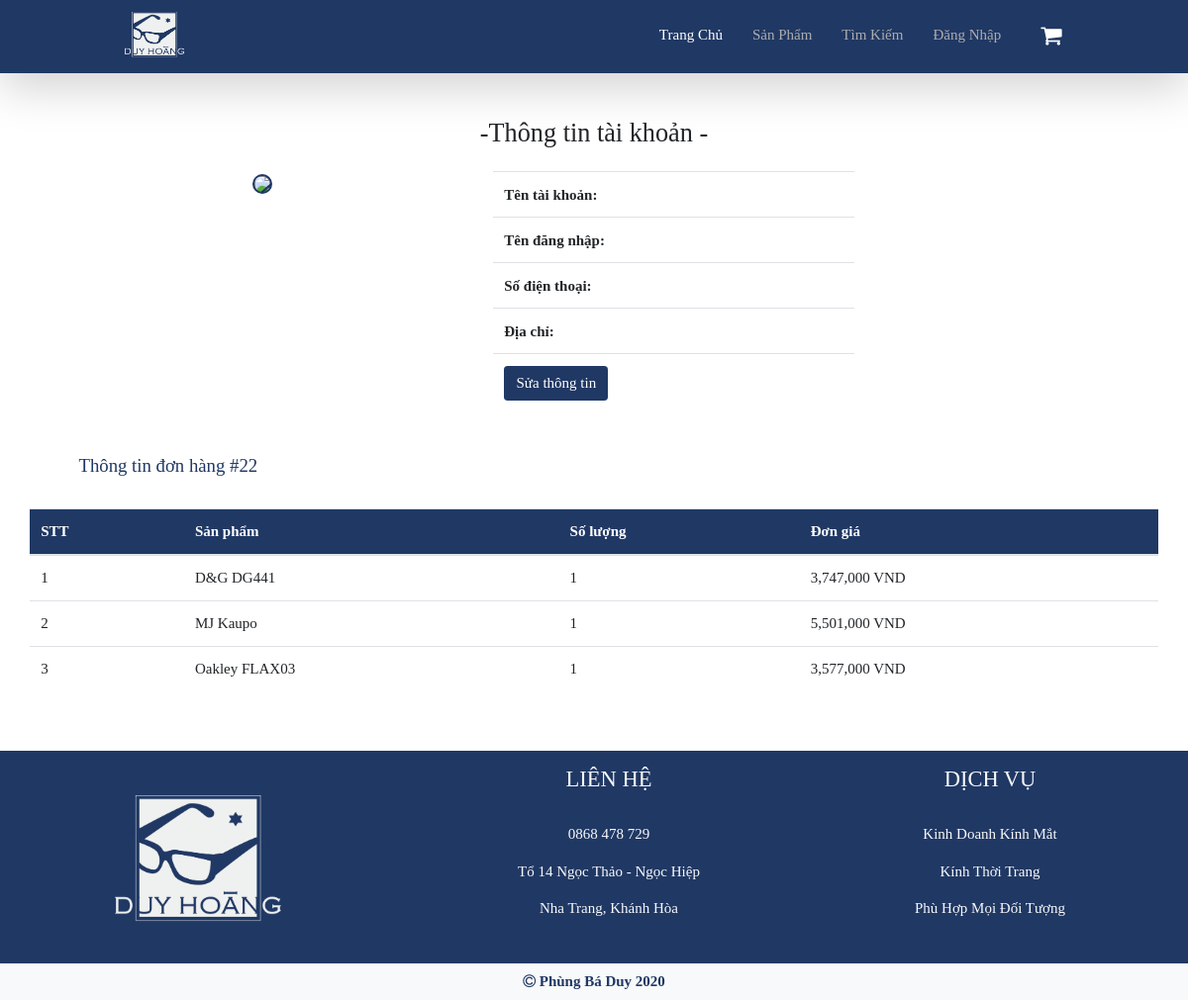
The page /order_detail.php?id=22 on the database its author committed.
### tables this page shows
CREATE TABLE `bill_detail` (
  `id` int(10) UNSIGNED NOT NULL,
  `id_bill` int(10) NOT NULL,
  `id_glasses` int(10) NOT NULL,
  `quantity` int(11) DEFAULT 1,
  `normal_price` double NOT NULL
);

CREATE TABLE `glasses` (
  `id` int(11) NOT NULL,
  `name` varchar(100) DEFAULT NULL,
  `id_brand` int(11) DEFAULT NULL,
  `image` varchar(100) DEFAULT NULL,
  `normal_price` int(11) DEFAULT NULL,
  `sale_price` int(20) DEFAULT NULL,
  `rating` smallint(11) DEFAULT 4,
  `new` bit(1) DEFAULT NULL
);

### order_detail.php (the view, shortened to what this page needs)
<!doctype html>
<html lang="en">
    <head>
        <link rel="stylesheet" href="https://stackpath.bootstrapcdn.com/bootstrap/4.3.1/css/bootstrap.min.css">
        <link rel="stylesheet" href="https://maxcdn.bootstrapcdn.com/font-awesome/4.7.0/css/font-awesome.min.css">
        <link href="https://cdn.jsdelivr.net/gh/hung1001/font-awesome-pro@8af0edd/css/all.css" rel="stylesheet" type="text/css" />
        <link rel="stylesheet" href="style.css">
      </head>
  <body>
  <?php
    require_once('db_config/db_connect.php');
    if(isset($_GET['id']))
        $id_bill = $_GET['id'];
    $sql = 'Select * from bill_detail join bills
            on bill_detail.id_bill = bills.id
            join glasses on bill_detail.id_glasses = glasses.id
            where id_bill = '.$id_bill;
    $result = mysqli_query($conn,$sql);
?>
    <?php
        include('header.php');
    ?>
<div class="container mt-5">
    <h3 class=" text-center mb-4">-Thông tin tài khoản -</h3>
    <div class="row">
        <div class="col-4">
            <?php echo '<img class="avt_user" src="img/'.$_SESSION['img'].'">';?>
        </div>
        <div class="col-8">
            <table class="table table-acc">
                <tbody>
                    <tr>
                        <td><b>Tên tài khoản:</b></td>
                        <td><?php echo $_SESSION['name'] ?></td>
                    </tr>
                    <tr>
                        <td><b>Tên đăng nhập: </b></td>
                        <td><?php echo $_SESSION['usn'] ?></td>
                    </tr>
                    <tr>
                        <td><b>Số điện thoại: </b></td>
                        <td><?php echo $_SESSION['phone'] ?></td>
                    </tr>
                    <tr>
                        <td><b>Địa chỉ: </b></td>
                        <td><?php echo $_SESSION['addr'] ?></td>
                    </tr>
                    <tr>
                        <td><a class="btn btn-color" data-toggle="modal" data-target="#checkpass" href="#">Sửa thông tin</a></td>
                        <td></td>
                    </tr>
                </tbody>
            </table>
        </div>
    </div>
    <div class="row">
    <div class="m-4">
        <h5 class="text-color"><a class="text-secondary" href="account.php"><i style="font-size: 25px;" class="fas fa-arrow-circle-left mr-2"></i></a>Thông tin đơn hàng #<?php echo $id_bill ?></h5>
    </div>
        <table class="table">
        <thead class="bg-color text-white">
            <tr>
                <th>STT</th>
                <th>Sản phẩm</th>
                <th>Số lượng</th>
                <th>Đơn giá</th>
            </tr>
        </thead>
        <tbody>
            <?php
                $i = 1;
                while($row = mysqli_fetch_array($result))
                {
                    echo '
                    <tr>
                        <td>'.$i++.'</td>
                        <td>'.$row['name'].'</td>
                        <td>'.$row['quantity'].'</td>
                        <td>'.number_format($row['normal_price']).' VND</td>
                    </tr>';
                }
            ?>
        </tbody>
    </table>
    </div>
    </div>
    <?php include('footer.php') ?>
  </body>
</html>

### style.css (style rules this page uses)
:root { --mainColor:#203864; --bgColor:white; }
* { font-family: Bahnschrift Light; font-size: 15px; scroll-behavior: smooth; box-sizing: border-box; }
body { background-color: var(--bgColor); position: relative; }
.bg-color { background-color: var(--mainColor); }
.text-color { color: var(--mainColor); }
.btn-color { color: white; background-color: var(--mainColor); }
.avt_user { height: 160px !important; margin-left: 60%; border-radius: 50%; background-color: #203864 !important; border: 2px solid var(--mainColor); }
.table-acc { width: 50% !important; margin-left: 10%; }

### rows shown on the page
bill_detail: id_glasses.name "D&G DG441", quantity "1", id_glasses.normal_price "3,747,000"
bill_detail: id_glasses.name "MJ Kaupo", quantity "1", id_glasses.normal_price "5,501,000"
bill_detail: id_glasses.name "Oakley FLAX03", quantity "1", id_glasses.normal_price "3,577,000"

### other values the page prints
$id_bill "22"
